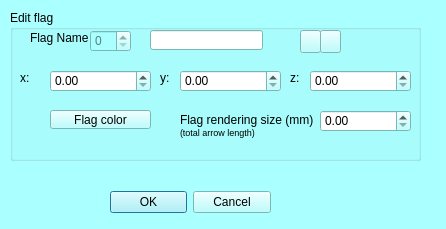
<?xml version="1.0" encoding="UTF-8"?>
<ui version="4.0">
 <class>mqEditFLGDialog</class>
 <widget class="QDialog" name="mqEditFLGDialog">
  <property name="geometry">
   <rect>
    <x>0</x>
    <y>0</y>
    <width>446</width>
    <height>229</height>
   </rect>
  </property>
  <property name="palette">
   <palette>
    <active>
     <colorrole role="WindowText">
      <brush brushstyle="SolidPattern">
       <color alpha="255">
        <red>0</red>
        <green>0</green>
        <blue>0</blue>
       </color>
      </brush>
     </colorrole>
     <colorrole role="Button">
      <brush brushstyle="SolidPattern">
       <color alpha="255">
        <red>170</red>
        <green>255</green>
        <blue>255</blue>
       </color>
      </brush>
     </colorrole>
     <colorrole role="Light">
      <brush brushstyle="SolidPattern">
       <color alpha="255">
        <red>255</red>
        <green>255</green>
        <blue>255</blue>
       </color>
      </brush>
     </colorrole>
     <colorrole role="Midlight">
      <brush brushstyle="SolidPattern">
       <color alpha="255">
        <red>212</red>
        <green>255</green>
        <blue>255</blue>
       </color>
      </brush>
     </colorrole>
     <colorrole role="Dark">
      <brush brushstyle="SolidPattern">
       <color alpha="255">
        <red>85</red>
        <green>127</green>
        <blue>127</blue>
       </color>
      </brush>
     </colorrole>
     <colorrole role="Mid">
      <brush brushstyle="SolidPattern">
       <color alpha="255">
        <red>113</red>
        <green>170</green>
        <blue>170</blue>
       </color>
      </brush>
     </colorrole>
     <colorrole role="Text">
      <brush brushstyle="SolidPattern">
       <color alpha="255">
        <red>0</red>
        <green>0</green>
        <blue>0</blue>
       </color>
      </brush>
     </colorrole>
     <colorrole role="BrightText">
      <brush brushstyle="SolidPattern">
       <color alpha="255">
        <red>255</red>
        <green>255</green>
        <blue>255</blue>
       </color>
      </brush>
     </colorrole>
     <colorrole role="ButtonText">
      <brush brushstyle="SolidPattern">
       <color alpha="255">
        <red>0</red>
        <green>0</green>
        <blue>0</blue>
       </color>
      </brush>
     </colorrole>
     <colorrole role="Base">
      <brush brushstyle="SolidPattern">
       <color alpha="255">
        <red>255</red>
        <green>255</green>
        <blue>255</blue>
       </color>
      </brush>
     </colorrole>
     <colorrole role="Window">
      <brush brushstyle="SolidPattern">
       <color alpha="255">
        <red>170</red>
        <green>255</green>
        <blue>255</blue>
       </color>
      </brush>
     </colorrole>
     <colorrole role="Shadow">
      <brush brushstyle="SolidPattern">
       <color alpha="255">
        <red>0</red>
        <green>0</green>
        <blue>0</blue>
       </color>
      </brush>
     </colorrole>
     <colorrole role="AlternateBase">
      <brush brushstyle="SolidPattern">
       <color alpha="255">
        <red>212</red>
        <green>255</green>
        <blue>255</blue>
       </color>
      </brush>
     </colorrole>
     <colorrole role="ToolTipBase">
      <brush brushstyle="SolidPattern">
       <color alpha="255">
        <red>255</red>
        <green>255</green>
        <blue>220</blue>
       </color>
      </brush>
     </colorrole>
     <colorrole role="ToolTipText">
      <brush brushstyle="SolidPattern">
       <color alpha="255">
        <red>0</red>
        <green>0</green>
        <blue>0</blue>
       </color>
      </brush>
     </colorrole>
    </active>
    <inactive>
     <colorrole role="WindowText">
      <brush brushstyle="SolidPattern">
       <color alpha="255">
        <red>0</red>
        <green>0</green>
        <blue>0</blue>
       </color>
      </brush>
     </colorrole>
     <colorrole role="Button">
      <brush brushstyle="SolidPattern">
       <color alpha="255">
        <red>170</red>
        <green>255</green>
        <blue>255</blue>
       </color>
      </brush>
     </colorrole>
     <colorrole role="Light">
      <brush brushstyle="SolidPattern">
       <color alpha="255">
        <red>255</red>
        <green>255</green>
        <blue>255</blue>
       </color>
      </brush>
     </colorrole>
     <colorrole role="Midlight">
      <brush brushstyle="SolidPattern">
       <color alpha="255">
        <red>212</red>
        <green>255</green>
        <blue>255</blue>
       </color>
      </brush>
     </colorrole>
     <colorrole role="Dark">
      <brush brushstyle="SolidPattern">
       <color alpha="255">
        <red>85</red>
        <green>127</green>
        <blue>127</blue>
       </color>
      </brush>
     </colorrole>
     <colorrole role="Mid">
      <brush brushstyle="SolidPattern">
       <color alpha="255">
        <red>113</red>
        <green>170</green>
        <blue>170</blue>
       </color>
      </brush>
     </colorrole>
     <colorrole role="Text">
      <brush brushstyle="SolidPattern">
       <color alpha="255">
        <red>0</red>
        <green>0</green>
        <blue>0</blue>
       </color>
      </brush>
     </colorrole>
     <colorrole role="BrightText">
      <brush brushstyle="SolidPattern">
       <color alpha="255">
        <red>255</red>
        <green>255</green>
        <blue>255</blue>
       </color>
      </brush>
     </colorrole>
     <colorrole role="ButtonText">
      <brush brushstyle="SolidPattern">
       <color alpha="255">
        <red>0</red>
        <green>0</green>
        <blue>0</blue>
       </color>
      </brush>
     </colorrole>
     <colorrole role="Base">
      <brush brushstyle="SolidPattern">
       <color alpha="255">
        <red>255</red>
        <green>255</green>
        <blue>255</blue>
       </color>
      </brush>
     </colorrole>
     <colorrole role="Window">
      <brush brushstyle="SolidPattern">
       <color alpha="255">
        <red>170</red>
        <green>255</green>
        <blue>255</blue>
       </color>
      </brush>
     </colorrole>
     <colorrole role="Shadow">
      <brush brushstyle="SolidPattern">
       <color alpha="255">
        <red>0</red>
        <green>0</green>
        <blue>0</blue>
       </color>
      </brush>
     </colorrole>
     <colorrole role="AlternateBase">
      <brush brushstyle="SolidPattern">
       <color alpha="255">
        <red>212</red>
        <green>255</green>
        <blue>255</blue>
       </color>
      </brush>
     </colorrole>
     <colorrole role="ToolTipBase">
      <brush brushstyle="SolidPattern">
       <color alpha="255">
        <red>255</red>
        <green>255</green>
        <blue>220</blue>
       </color>
      </brush>
     </colorrole>
     <colorrole role="ToolTipText">
      <brush brushstyle="SolidPattern">
       <color alpha="255">
        <red>0</red>
        <green>0</green>
        <blue>0</blue>
       </color>
      </brush>
     </colorrole>
    </inactive>
    <disabled>
     <colorrole role="WindowText">
      <brush brushstyle="SolidPattern">
       <color alpha="255">
        <red>85</red>
        <green>127</green>
        <blue>127</blue>
       </color>
      </brush>
     </colorrole>
     <colorrole role="Button">
      <brush brushstyle="SolidPattern">
       <color alpha="255">
        <red>170</red>
        <green>255</green>
        <blue>255</blue>
       </color>
      </brush>
     </colorrole>
     <colorrole role="Light">
      <brush brushstyle="SolidPattern">
       <color alpha="255">
        <red>255</red>
        <green>255</green>
        <blue>255</blue>
       </color>
      </brush>
     </colorrole>
     <colorrole role="Midlight">
      <brush brushstyle="SolidPattern">
       <color alpha="255">
        <red>212</red>
        <green>255</green>
        <blue>255</blue>
       </color>
      </brush>
     </colorrole>
     <colorrole role="Dark">
      <brush brushstyle="SolidPattern">
       <color alpha="255">
        <red>85</red>
        <green>127</green>
        <blue>127</blue>
       </color>
      </brush>
     </colorrole>
     <colorrole role="Mid">
      <brush brushstyle="SolidPattern">
       <color alpha="255">
        <red>113</red>
        <green>170</green>
        <blue>170</blue>
       </color>
      </brush>
     </colorrole>
     <colorrole role="Text">
      <brush brushstyle="SolidPattern">
       <color alpha="255">
        <red>85</red>
        <green>127</green>
        <blue>127</blue>
       </color>
      </brush>
     </colorrole>
     <colorrole role="BrightText">
      <brush brushstyle="SolidPattern">
       <color alpha="255">
        <red>255</red>
        <green>255</green>
        <blue>255</blue>
       </color>
      </brush>
     </colorrole>
     <colorrole role="ButtonText">
      <brush brushstyle="SolidPattern">
       <color alpha="255">
        <red>85</red>
        <green>127</green>
        <blue>127</blue>
       </color>
      </brush>
     </colorrole>
     <colorrole role="Base">
      <brush brushstyle="SolidPattern">
       <color alpha="255">
        <red>170</red>
        <green>255</green>
        <blue>255</blue>
       </color>
      </brush>
     </colorrole>
     <colorrole role="Window">
      <brush brushstyle="SolidPattern">
       <color alpha="255">
        <red>170</red>
        <green>255</green>
        <blue>255</blue>
       </color>
      </brush>
     </colorrole>
     <colorrole role="Shadow">
      <brush brushstyle="SolidPattern">
       <color alpha="255">
        <red>0</red>
        <green>0</green>
        <blue>0</blue>
       </color>
      </brush>
     </colorrole>
     <colorrole role="AlternateBase">
      <brush brushstyle="SolidPattern">
       <color alpha="255">
        <red>170</red>
        <green>255</green>
        <blue>255</blue>
       </color>
      </brush>
     </colorrole>
     <colorrole role="ToolTipBase">
      <brush brushstyle="SolidPattern">
       <color alpha="255">
        <red>255</red>
        <green>255</green>
        <blue>220</blue>
       </color>
      </brush>
     </colorrole>
     <colorrole role="ToolTipText">
      <brush brushstyle="SolidPattern">
       <color alpha="255">
        <red>0</red>
        <green>0</green>
        <blue>0</blue>
       </color>
      </brush>
     </colorrole>
    </disabled>
   </palette>
  </property>
  <property name="windowTitle">
   <string>Edit first selected flag</string>
  </property>
  <widget class="QWidget" name="layoutWidget">
   <property name="geometry">
    <rect>
     <x>110</x>
     <y>190</y>
     <width>161</width>
     <height>25</height>
    </rect>
   </property>
   <layout class="QHBoxLayout" name="horizontalLayout_2">
    <item>
     <widget class="QDialogButtonBox" name="buttonBox">
      <property name="orientation">
       <enum>Qt::Horizontal</enum>
      </property>
      <property name="standardButtons">
       <set>QDialogButtonBox::Cancel|QDialogButtonBox::Ok</set>
      </property>
     </widget>
    </item>
   </layout>
  </widget>
  <widget class="QGroupBox" name="groupBox">
   <property name="geometry">
    <rect>
     <x>10</x>
     <y>10</y>
     <width>411</width>
     <height>151</height>
    </rect>
   </property>
   <property name="title">
    <string>Edit flag</string>
   </property>
   <widget class="QSpinBox" name="FLGNumber">
    <property name="enabled">
     <bool>false</bool>
    </property>
    <property name="geometry">
     <rect>
      <x>80</x>
      <y>20</y>
      <width>41</width>
      <height>22</height>
     </rect>
    </property>
   </widget>
   <widget class="QLabel" name="label">
    <property name="geometry">
     <rect>
      <x>20</x>
      <y>20</y>
      <width>91</width>
      <height>16</height>
     </rect>
    </property>
    <property name="text">
     <string>Flag Name</string>
    </property>
   </widget>
   <widget class="QPushButton" name="next">
    <property name="geometry">
     <rect>
      <x>310</x>
      <y>20</y>
      <width>21</width>
      <height>23</height>
     </rect>
    </property>
    <property name="text">
     <string/>
    </property>
    <property name="icon">
     <iconset resource="../Icons/icons.qrc">
      <normaloff>:/Icons/s_right.png</normaloff>
      <normalon>:/Icons/s_right.png</normalon>:/Icons/s_right.png</iconset>
    </property>
   </widget>
   <widget class="QPushButton" name="prec">
    <property name="geometry">
     <rect>
      <x>290</x>
      <y>20</y>
      <width>21</width>
      <height>23</height>
     </rect>
    </property>
    <property name="text">
     <string/>
    </property>
    <property name="icon">
     <iconset resource="../Icons/icons.qrc">
      <normaloff>:/Icons/s_left.png</normaloff>
      <normalon>:/Icons/s_left.png</normalon>:/Icons/s_left.png</iconset>
    </property>
   </widget>
   <widget class="QDoubleSpinBox" name="x">
    <property name="geometry">
     <rect>
      <x>40</x>
      <y>60</y>
      <width>101</width>
      <height>22</height>
     </rect>
    </property>
    <property name="decimals">
     <number>2</number>
    </property>
   </widget>
   <widget class="QDoubleSpinBox" name="y">
    <property name="geometry">
     <rect>
      <x>170</x>
      <y>60</y>
      <width>101</width>
      <height>22</height>
     </rect>
    </property>
   </widget>
   <widget class="QDoubleSpinBox" name="z">
    <property name="geometry">
     <rect>
      <x>300</x>
      <y>60</y>
      <width>101</width>
      <height>22</height>
     </rect>
    </property>
   </widget>
   <widget class="QLabel" name="label_2">
    <property name="geometry">
     <rect>
      <x>10</x>
      <y>60</y>
      <width>21</width>
      <height>16</height>
     </rect>
    </property>
    <property name="text">
     <string>x:</string>
    </property>
   </widget>
   <widget class="QLabel" name="label_3">
    <property name="geometry">
     <rect>
      <x>150</x>
      <y>60</y>
      <width>21</width>
      <height>16</height>
     </rect>
    </property>
    <property name="text">
     <string>y:</string>
    </property>
   </widget>
   <widget class="mqColorChooserButton" name="FlagColorButton">
    <property name="geometry">
     <rect>
      <x>40</x>
      <y>100</y>
      <width>101</width>
      <height>19</height>
     </rect>
    </property>
    <property name="text">
     <string>Flag color</string>
    </property>
   </widget>
   <widget class="QDoubleSpinBox" name="FlagRenderingSizeValue">
    <property name="geometry">
     <rect>
      <x>310</x>
      <y>100</y>
      <width>91</width>
      <height>22</height>
     </rect>
    </property>
   </widget>
   <widget class="QLabel" name="label_5">
    <property name="geometry">
     <rect>
      <x>170</x>
      <y>100</y>
      <width>151</width>
      <height>31</height>
     </rect>
    </property>
    <property name="text">
     <string>&lt;html&gt;&lt;head/&gt;&lt;body&gt;&lt;p&gt;Flag rendering size (mm)&lt;br/&gt;&lt;span style=&quot; font-size:7pt;&quot;&gt;(total arrow length)&lt;/span&gt;&lt;/p&gt;&lt;/body&gt;&lt;/html&gt;</string>
    </property>
   </widget>
   <widget class="QLineEdit" name="FlagLabel">
    <property name="geometry">
     <rect>
      <x>140</x>
      <y>20</y>
      <width>113</width>
      <height>20</height>
     </rect>
    </property>
   </widget>
  </widget>
  <widget class="QLabel" name="label_4">
   <property name="geometry">
    <rect>
     <x>290</x>
     <y>70</y>
     <width>21</width>
     <height>16</height>
    </rect>
   </property>
   <property name="text">
    <string>z:</string>
   </property>
  </widget>
 </widget>
 <customwidgets>
  <customwidget>
   <class>mqColorChooserButton</class>
   <extends>QToolButton</extends>
   <header location="global">mqcolorchooserbutton.h</header>
  </customwidget>
 </customwidgets>
 <resources>
  <include location="../Icons/icons.qrc"/>
  <include location="../Icons/icons.qrc"/>
 </resources>
 <connections>
  <connection>
   <sender>buttonBox</sender>
   <signal>accepted()</signal>
   <receiver>mqEditFLGDialog</receiver>
   <slot>accept()</slot>
   <hints>
    <hint type="sourcelabel">
     <x>248</x>
     <y>254</y>
    </hint>
    <hint type="destinationlabel">
     <x>157</x>
     <y>274</y>
    </hint>
   </hints>
  </connection>
  <connection>
   <sender>buttonBox</sender>
   <signal>rejected()</signal>
   <receiver>mqEditFLGDialog</receiver>
   <slot>reject()</slot>
   <hints>
    <hint type="sourcelabel">
     <x>316</x>
     <y>260</y>
    </hint>
    <hint type="destinationlabel">
     <x>286</x>
     <y>274</y>
    </hint>
   </hints>
  </connection>
 </connections>
</ui>
